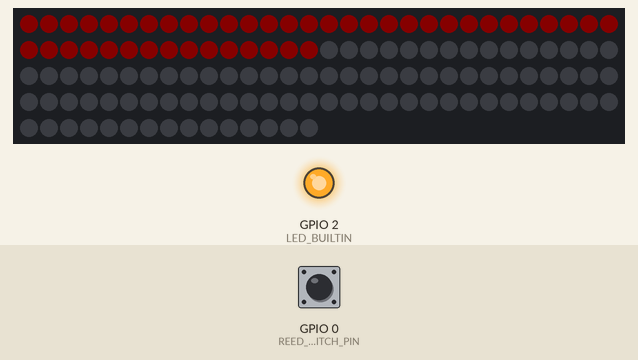
Simulated run of this sketch. Board: ESP8266 (NodeMCU). Shown: 135 RGB LEDs in strip order, left to right, continuing on the next row, output pins drawn as LEDs (lit = HIGH, except the on-board LED, lit = LOW). The test bench sets the inputs (shaded band); at power-on: GPIO 0 (REED_SWITCH_PIN) LOW. Dim RGB values are drawn brighter than linear; WiFi joins after 1.5 s; servers stay silent unless stated; what the sketch prints to the serial monitor is not drawn.

Above: at 2.36 s.
2.9 s: GPIO 0 (REED_SWITCH_PIN) pulled HIGH for 3.2 s
At 6.25 s:
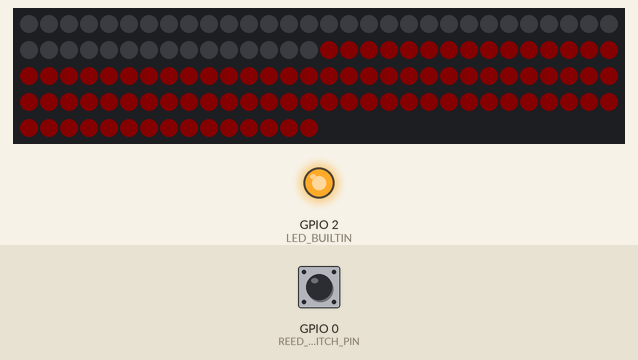
Timing chart, 0 to 7.8 s (numbered marks = the images above; inputs shaded):
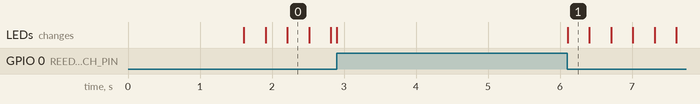

The sketch:

ino.ino
```cpp
// Here's how to control the LEDs from any two pins:
#define DATAPIN    13
#define CLOCKPIN   14
#define NUMPIXELS 135 // Number of LEDs in strip
#define REED_SWITCH_PIN 0
#define EMPTY_PIN_BROWN 2

#define MYLED2
#ifdef MYLED1
#include <Adafruit_DotStar.h>
// Because conditional #includes don't work w/Arduino sketches...
#include <SPI.h>         // COMMENT OUT THIS LINE FOR GEMMA OR TRINKET
//#include <avr/power.h> // ENABLE THIS LINE FOR GEMMA OR TRINKET
Adafruit_DotStar strip(NUMPIXELS, DATAPIN, CLOCKPIN, DOTSTAR_BRG);
#endif
#ifdef MYLED2
//LED 2
//#include <FastGPIO.h>
//#define APA102_USE_FAST_GPIO
#include <APA102.h>
#endif
#ifdef MYLED3
//LED3
#include <FastLED.h>
#endif

void setup() {
  Serial.begin(115200);
  pinMode(LED_BUILTIN, OUTPUT);
  ota_setup();
  led_setup();
  reed_setup();

  delay(100);
  digitalWrite(LED_BUILTIN, LOW);
}

void loop() {
  ota_run();
  led_show_iter_contact_state(reed_iterate_contact_to_magnet());
  //led_switch_on_contact_change(reed_is_contact_to_magnet());
  //led_fastChange();
}
```

led.ino
```cpp
#ifdef MYLED1
// Simple strand test for Adafruit Dot Star RGB LED strip.
// This is a basic diagnostic tool, NOT a graphics demo...helps confirm
// correct wiring and tests each pixel's ability to display red, green
// and blue and to forward data down the line.  By limiting the number
// and color of LEDs, it's reasonably safe to power a couple meters off
// the Arduino's 5V pin.  DON'T try that with other code!

//#include <Adafruit_DotStar.h>
// Because conditional #includes don't work w/Arduino sketches...
//#include <SPI.h>         // COMMENT OUT THIS LINE FOR GEMMA OR TRINKET
//#include <avr/power.h> // ENABLE THIS LINE FOR GEMMA OR TRINKET

void led_setup()
{
  Adafruit_DotStar strip(NUMPIXELS, DATAPIN, CLOCKPIN, DOTSTAR_BRG);
  #if defined(__AVR_ATtiny85__) && (F_CPU == 16000000L)
    clock_prescale_set(clock_div_1); // Enable 16 MHz on Trinket
  #endif

    strip.begin(); // Initialize pins for output
    strip.show();  // Turn all LEDs off ASAP
}

int      head  = 0, tail = -10; // Index of first 'on' and 'off' pixels
uint32_t color = 0xFF0000;      // 'On' color (starts red)

void led_run()
{
  strip.setPixelColor(head, color); // 'On' pixel at head
  strip.setPixelColor(tail, 0);     // 'Off' pixel at tail
  strip.show();                     // Refresh strip
  delay(20);                        // Pause 20 milliseconds (~50 FPS)

  if (++head >= NUMPIXELS) {        // Increment head index.  Off end of strip?
    head = 0;                       //  Yes, reset head index to start
    if ((color >>= 8) == 0)         //  Next color (R->G->B) ... past blue now?
      color = 0xFF0000;             //   Yes, reset to red
  }
  if (++tail >= NUMPIXELS) tail = 0; // Increment, reset tail index
}
#endif
```

led2.ino
```cpp
#ifdef MYLED2
/* This example shows how to display a moving rainbow pattern on
   an APA102-based LED strip. */

/* By default, the APA102 library uses pinMode and digitalWrite
   to write to the LEDs, which works on all Arduino-compatible
   boards but might be slow.  If you have a board supported by
   the FastGPIO library and want faster LED updates, then install
   the FastGPIO library and uncomment the next two lines: */
//#include <FastGPIO.h>
//#define APA102_USE_FAST_GPIO
// #include <APA102.h>

bool toggle_fast_change;
bool last_reed;
int last_reed_iter;
// Create a buffer for holding the colors (3 bytes per color).
rgb_color color_red0[NUMPIXELS];
rgb_color color_red1[NUMPIXELS];
rgb_color color_red2[NUMPIXELS];
rgb_color color_red[NUMPIXELS];
rgb_color color_green[NUMPIXELS];
rgb_color color_off[NUMPIXELS];

// Create an object for writing to the LED strip.
APA102<DATAPIN, CLOCKPIN> ledStrip;

// Create a buffer for holding the colors (3 bytes per color).
rgb_color colors[NUMPIXELS];

// Set the brightness to use (the maximum is 31).
const uint8_t brightness = 1;

/* Converts a color from HSV to RGB.
   h is hue, as a number between 0 and 360.
   s is the saturation, as a number between 0 and 255.
   v is the value, as a number between 0 and 255. */
rgb_color hsvToRgb(uint16_t h, uint8_t s, uint8_t v) {
  uint8_t f = (h % 60) * 255 / 60;
  uint8_t p = (255 - s) * (uint16_t)v / 255;
  uint8_t q = (255 - f * (uint16_t)s / 255) * (uint16_t)v / 255;
  uint8_t t = (255 - (255 - f) * (uint16_t)s / 255) * (uint16_t)v / 255;
  uint8_t r = 0, g = 0, b = 0;
  switch ((h / 60) % 6) {
    case 0: r = v; g = t; b = p; break;
    case 1: r = q; g = v; b = p; break;
    case 2: r = p; g = v; b = t; break;
    case 3: r = p; g = q; b = v; break;
    case 4: r = t; g = p; b = v; break;
    case 5: r = v; g = p; b = q; break;
  }
  return rgb_color(r, g, b);
}
void led_setup() {
  toggle_fast_change = true;
  last_reed = false;
  last_reed_iter = 0;
  for (uint16_t i = 0; i < NUMPIXELS; i++) {
    color_red[i] = rgb_color(255, 0, 0);
    color_green[i] = rgb_color(0, 255, 0);
    color_off[i] = rgb_color(0, 0, 0);
    if(i<45) {
      color_red0[i] = rgb_color(255, 0, 0);
      color_red1[i] = rgb_color(0, 0, 0);
      color_red2[i] = rgb_color(0, 0, 0);
    } else if(i<45) {
      color_red0[i] = rgb_color(0, 0, 0);
      color_red1[i] = rgb_color(255, 0, 0);
      color_red2[i] = rgb_color(0, 0, 0);
    } else {
      color_red0[i] = rgb_color(0, 0, 0);
      color_red1[i] = rgb_color(0, 0, 0);
      color_red2[i] = rgb_color(255, 0, 0);
    }
  }
}
void led_run(bool is_reed_contact) {
  // led_rainbow();
  //led_fastChange();
}

void led_show_iter_contact_state(int reed_iteration) {
  if(reed_iteration == last_reed_iter) { return; }
  last_reed_iter = reed_iteration;
  if(reed_iteration == 5) {
    ledStrip.write(color_off, NUMPIXELS, brightness);
  }
  if(reed_iteration == 0) {
    ledStrip.write(color_red0, NUMPIXELS, brightness);
    return;
  }
  if(reed_iteration == 1) {
    ledStrip.write(color_red1, NUMPIXELS, brightness);
    return;
  }
  if(reed_iteration == 2) {
    ledStrip.write(color_red2, NUMPIXELS, brightness);
    return;
  }
}

void led_switch_on_contact_change(bool current_reed) {
  if(last_reed == current_reed) { return; }
  last_reed = current_reed;
  led_show_contact_state(current_reed);
}

void led_rainbow() {
  uint8_t time = millis() >> 4;
  for (uint16_t i = 0; i < NUMPIXELS; i++)
  {
    uint8_t p = time - i * 8;
    colors[i] = hsvToRgb((uint32_t)p * 359 / 256, 255, 255);
  }
  ledStrip.write(colors, NUMPIXELS, brightness);
  delay(10);

}

void led_show_contact_state(bool is_contact_turn_led_on) {
  if(is_contact_turn_led_on) {
    ledStrip.write(color_red, NUMPIXELS, brightness);
  } else {
    ledStrip.write(color_green, NUMPIXELS, 0);
  }
}
void led_fastChange() {
  if (toggle_fast_change) {
    ledStrip.write(color_red, NUMPIXELS, brightness);
  } else {
    ledStrip.write(color_off, NUMPIXELS, brightness);
  }
  toggle_fast_change = !toggle_fast_change;
}
#endif
```

led3.ino
```cpp
#ifdef MYLED3
// Define the array of leds
CRGB ledStrip[NUMPIXELS];
CRGB color_red[NUMPIXELS];
CRGB color_green[NUMPIXELS];
CRGB color_off[NUMPIXELS];

bool switch;

void led_setup() {
  switch = true;
  FastLED.addLeds<APA102, DATAPIN, CLOCKPIN, RGB>(ledStrip, NUMPIXELS);  // BGR ordering is typical
  for (uint16_t i = 0; i < NUMPIXELS; i++) {
    color_red[i] = CRGB::Red;
    color_green[i] = CRGB::Green;
    color_off[i] = CRGB::Black;
  }
}

void led_run() {
  led_fastChange();
}

void led_fastChange() {
  if (switch) {
    ledStrip[22] =  CRGB::Green;
    FastLED.show();
  } else {
    ledStrip[22] =  CRGB::Red;
    FastLED.show();
  }
  switch = !switch;
}
#endif
```

ota.ino
```cpp
#include <ESP8266WiFi.h>
#include <ESP8266mDNS.h>
#include <WiFiUdp.h>
#include <ArduinoOTA.h>

#ifndef STASSID
#define STASSID "KOENIG"
#define STAPSK  "Lachen*Lustig-Johanna"
#endif

const char* ssid = STASSID;
const char* password = STAPSK;

// Port defaults to 8266
// ArduinoOTA.setPort(8266);

// Hostname defaults to esp8266-[ChipID]
// ArduinoOTA.setHostname("myesp8266");

// No authentication by default
// ArduinoOTA.setPassword("admin");

// Password can be set with it's md5 value as well
// MD5(admin) = 21232f297a57a5a743894a0e4a801fc3
// ArduinoOTA.setPasswordHash("21232f297a57a5a743894a0e4a801fc3");

void ota_setup() {
  Serial.println("Booting");
  WiFi.mode(WIFI_STA);
  WiFi.begin(ssid, password);
  while (WiFi.waitForConnectResult() != WL_CONNECTED) {
    Serial.println("Connection Failed! Rebooting...");
    int i = 0;
    while(i<10) {
        digitalWrite(LED_BUILTIN, HIGH);   // turn the LED on (HIGH is the voltage level)
        delay(250);                       // wait for a second
        digitalWrite(LED_BUILTIN, LOW);    // turn the LED off by making the voltage LOW
        delay(250);
        i++;
    }
    ESP.restart();
  }

  ArduinoOTA.onStart([]() {
    String type;
    if (ArduinoOTA.getCommand() == U_FLASH) {
      type = "sketch";
    } else { // U_FS
      type = "filesystem";
    }

    // NOTE: if updating FS this would be the place to unmount FS using FS.end()
    Serial.println("Start updating " + type);
  });
  ArduinoOTA.onEnd([]() {
    Serial.println("\nEnd");
  });
  ArduinoOTA.onProgress([](unsigned int progress, unsigned int total) {
    Serial.printf("Progress: %u%%\r", (progress / (total / 100)));
  });
  ArduinoOTA.onError([](ota_error_t error) {
    Serial.printf("Error[%u]: ", error);
    if (error == OTA_AUTH_ERROR) {
      Serial.println("Auth Failed");
    } else if (error == OTA_BEGIN_ERROR) {
      Serial.println("Begin Failed");
    } else if (error == OTA_CONNECT_ERROR) {
      Serial.println("Connect Failed");
    } else if (error == OTA_RECEIVE_ERROR) {
      Serial.println("Receive Failed");
    } else if (error == OTA_END_ERROR) {
      Serial.println("End Failed");
    }
  });
  ArduinoOTA.begin();
  Serial.println("Ready");
  Serial.print("IP address: ");
  Serial.println(WiFi.localIP());
}

void ota_run() {
  ArduinoOTA.handle();
}
```

reed.ino
```cpp
int reed_iter;
void reed_setup() {
  pinMode(REED_SWITCH_PIN, INPUT);
  reed_iter = 0;
}

bool reed_is_contact_to_magnet(){
  return digitalRead(REED_SWITCH_PIN) == LOW;
}

int reed_iterate_contact_to_magnet(){
  if(digitalRead(REED_SWITCH_PIN) == HIGH) { return 5; }
  reed_iter = (reed_iter+1)%3;
  return reed_iter;
}
```
